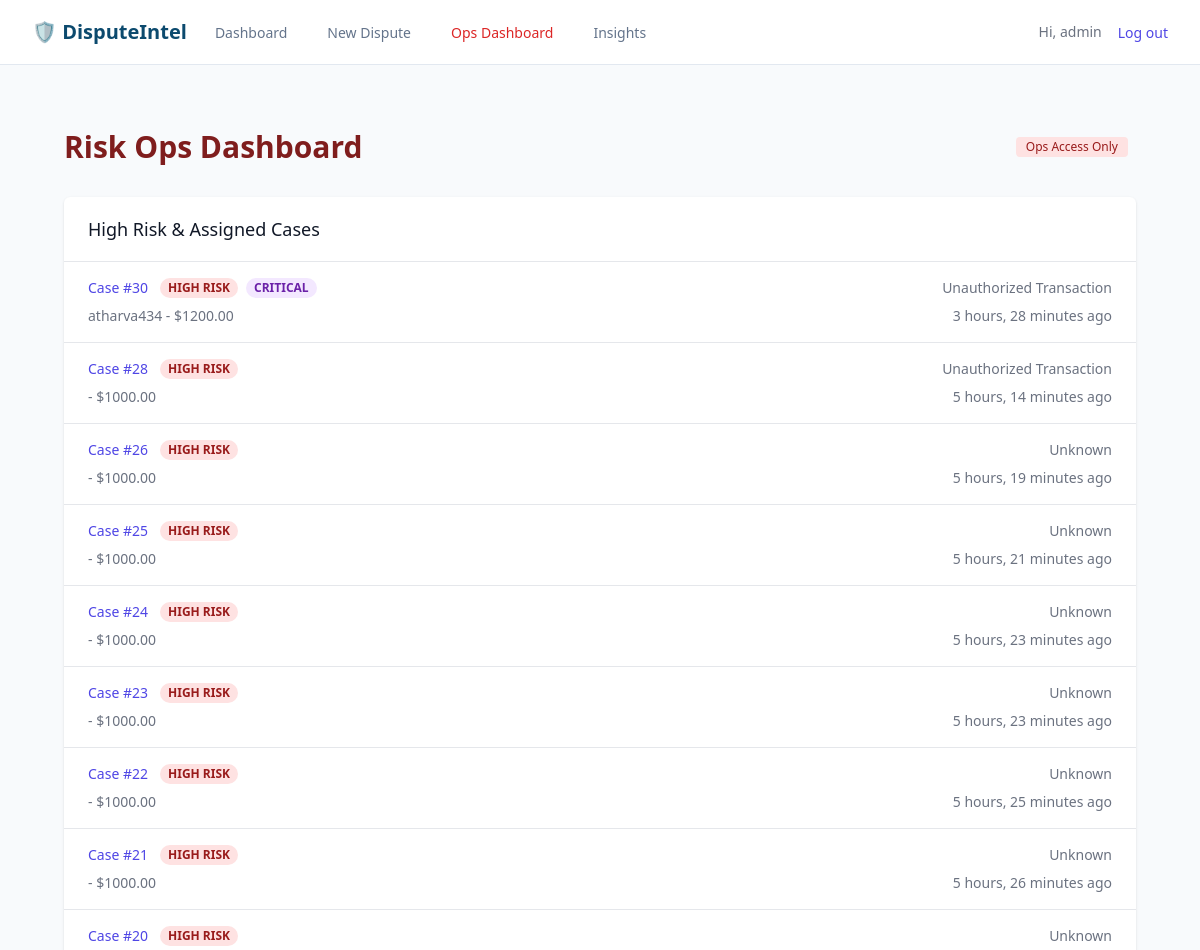
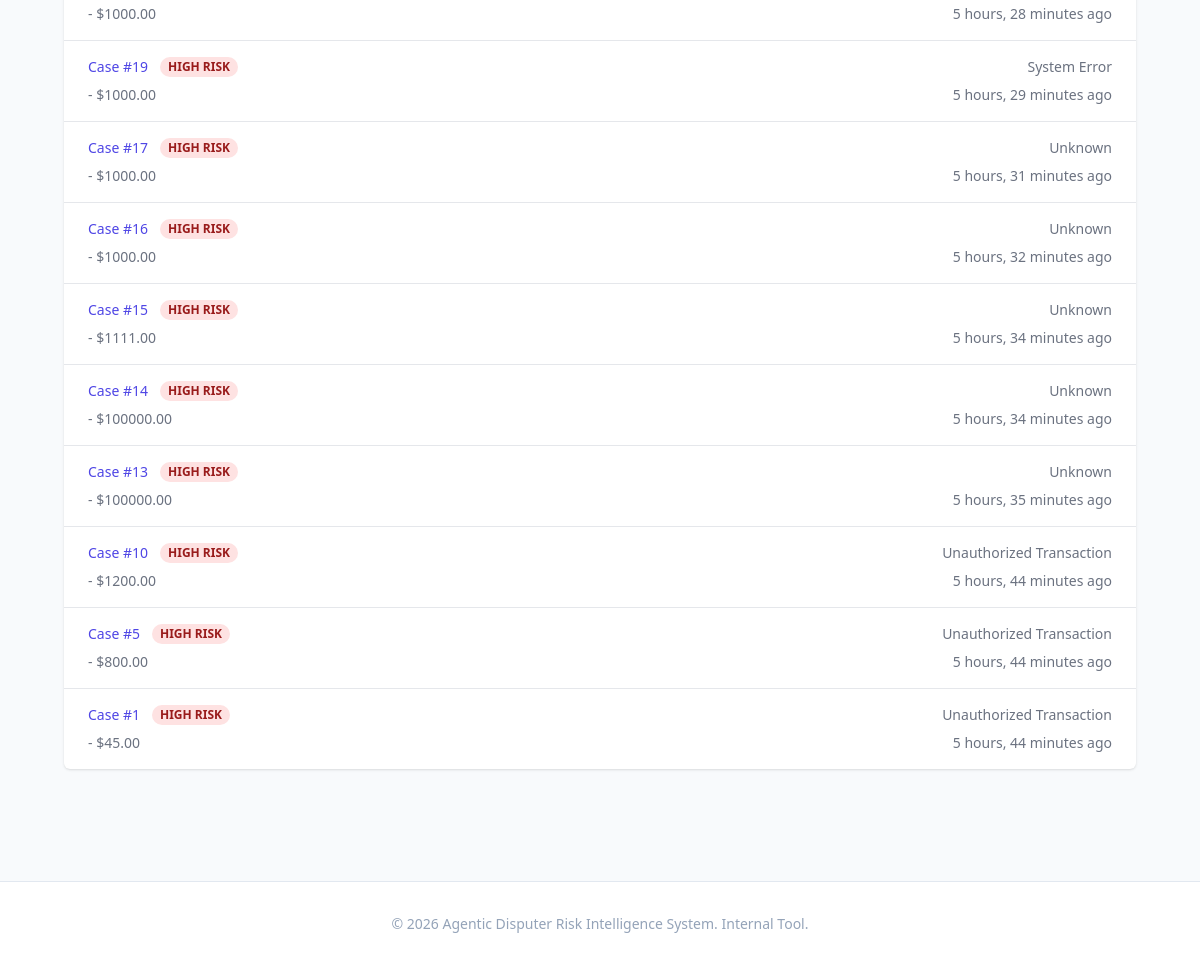
The page /ops/ (signed in) on the database its author committed (2 pictures, top to bottom).
### disputes/models.py (models this page shows, shortened)
class DisputeCase(models.Model):
    STATUS_CHOICES = [
        ('NEW', 'New'),
        ('ANALYZED', 'Analyzed'),
        ('RESOLVED', 'Resolved'),
        ('CLOSED', 'Closed'),
    ]
    PRIORITY_CHOICES = [
        ('LOW', 'Low'),
        ('MEDIUM', 'Medium'),
        ('HIGH', 'High'),
        ('CRITICAL', 'Critical'),
    ]
    description = models.TextField(help_text="The dispute description text")
    amount = models.DecimalField(max_digits=10, decimal_places=2, help_text="Transaction amount")
    merchant_category = models.CharField(max_length=100, help_text="e.g., Software, Retail, Travel")
    status = models.CharField(max_length=20, choices=STATUS_CHOICES, default='NEW')
    priority = models.CharField(max_length=20, choices=PRIORITY_CHOICES, default='MEDIUM')
    customer = models.ForeignKey(User, on_delete=models.CASCADE, related_name='disputes', null=True, blank=True)
    assigned_ops = models.ForeignKey(User, on_delete=models.SET_NULL, related_name='assigned_cases', null=True, blank=True)
    created_at = models.DateTimeField(auto_now_add=True)

class RiskAnalysis(models.Model):
    case = models.OneToOneField(DisputeCase, on_delete=models.CASCADE, related_name='analysis')
    risk_score = models.CharField(max_length=20, help_text="Low, Medium, High")
    classification = models.CharField(max_length=100, help_text="Dispute reason classification")
    fraud_signals = models.JSONField(default=list, help_text="List of detected fraud indicators")
    reasoning_steps = models.JSONField(default=list, help_text="Step-by-step reasoning logic")
    recommended_action = models.CharField(max_length=255, help_text="Suggested next step")
    financial_exposure = models.CharField(max_length=50, blank=True, null=True)
    created_at = models.DateTimeField(auto_now_add=True)

### disputes/views.py (the view)
# urls.py: path('ops/', views.ops_dashboard, name='ops_dashboard'),
@user_passes_test(is_ops_user)
def ops_dashboard(request):
    base_qs = DisputeCase.objects.filter(
        Q(analysis__risk_score='High') |
        Q(assigned_ops=request.user) |
        Q(priority='CRITICAL')
    ).distinct()
    cases = base_qs.annotate(
        priority_val=Case(
            When(priority='CRITICAL', then=Value(4)),
            When(priority='HIGH', then=Value(3)),
            When(priority='MEDIUM', then=Value(2)),
            When(priority='LOW', then=Value(1)),
            default=Value(0),
            output_field=IntegerField(),
        )
    ).order_by('-priority_val', '-created_at')
    return render(request, 'disputes/ops_dashboard.html', {'cases': cases})

### disputes/views.py (called while the page is built)
def is_ops_user(user):
    return user.is_staff or user.groups.filter(name='Risk Ops').exists()

### templates/disputes/ops_dashboard.html
{% extends 'base.html' %}
{% block content %}
<div class="max-w-7xl mx-auto px-4 sm:px-6 lg:px-8 py-10">
    <div class="flex justify-between items-center mb-8">
        <h1 class="text-3xl font-bold text-red-900">Risk Ops Dashboard</h1>
        <span class="bg-red-100 text-red-800 text-xs font-medium mr-2 px-2.5 py-0.5 rounded">Ops Access Only</span>
    </div>
    <div class="bg-white shadow overflow-hidden sm:rounded-md">
        <div class="px-4 py-5 sm:px-6 border-b border-gray-200">
            <h3 class="text-lg leading-6 font-medium text-gray-900">
                High Risk & Assigned Cases
            </h3>
        </div>
        <ul role="list" class="divide-y divide-gray-200">
            {% for case in cases %}
            <li>
                <a href="{% url 'dispute_result' case.id %}" class="block hover:bg-gray-50">
                    <div class="px-4 py-4 sm:px-6">
                        <div class="flex items-center justify-between">
                            <div class="flex items-center">
                                <p class="text-sm font-medium text-indigo-600 truncate mr-3">
                                    Case #{{ case.id }}
                                </p>
                                {% if case.analysis.risk_score == 'High' %}
                                <span
                                    class="px-2 inline-flex text-xs leading-5 font-semibold rounded-full bg-red-100 text-red-800">
                                    HIGH RISK
                                </span>
                                {% endif %}
                                {% if case.priority == 'CRITICAL' %}
                                <span
                                    class="ml-2 px-2 inline-flex text-xs leading-5 font-semibold rounded-full bg-purple-100 text-purple-800">
                                    CRITICAL
                                </span>
                                {% endif %}
                            </div>
                            <div class="ml-2 flex-shrink-0 flex">
                                <p class="text-sm text-gray-500">
                                    {{ case.analysis.classification }}
                                </p>
                            </div>
                        </div>
                        <div class="mt-2 sm:flex sm:justify-between">
                            <div class="sm:flex">
                                <p class="flex items-center text-sm text-gray-500">
                                    {{ case.customer.username }} - ${{ case.amount }}
                                </p>
                            </div>
                            <div class="mt-2 flex items-center text-sm text-gray-500 sm:mt-0">
                                <p>
                                    {{ case.created_at|timesince }} ago
                                </p>
                            </div>
                        </div>
                    </div>
                </a>
            </li>
            {% empty %}
            <li class="px-4 py-8 text-center text-gray-500">
                No high priority cases assigned.
            </li>
            {% endfor %}
        </ul>
    </div>
</div>
{% endblock %}

### templates/base.html (shortened to what this page needs)
<!DOCTYPE html>
<html lang="en">
<head>
    <script src="https://cdn.tailwindcss.com"></script>
</head>
<body class="bg-slate-50 text-slate-900 font-sans antialiased">
    <nav class="bg-white border-b border-slate-200 sticky top-0 z-50">
        <div class="max-w-7xl mx-auto px-4 sm:px-6 lg:px-8">
            <div class="flex justify-between h-16">
                <div class="flex">
                    <div class="flex-shrink-0 flex items-center">
                        <a href="{% url 'landing' %}" class="text-xl font-bold text-fintech-900">🛡️ DisputeIntel</a>
                    </div>
                    <div class="hidden sm:ml-6 sm:flex sm:space-x-8">
                        {% if user.is_authenticated %}
                        <a href="{% url 'customer_dashboard' %}"
                            class="border-transparent text-slate-500 hover:border-fintech-500 hover:text-fintech-900 inline-flex items-center px-1 pt-1 border-b-2 text-sm font-medium">
                            Dashboard
                        </a>
                        <a href="{% url 'analyze_dispute' %}"
                            class="border-transparent text-slate-500 hover:border-fintech-500 hover:text-fintech-900 inline-flex items-center px-1 pt-1 border-b-2 text-sm font-medium">
                            New Dispute
                        </a>
                        {% if user.is_staff %}
                        <a href="{% url 'ops_dashboard' %}"
                            class="border-transparent text-red-600 hover:border-red-500 hover:text-red-900 inline-flex items-center px-1 pt-1 border-b-2 text-sm font-medium">
                            Ops Dashboard
                        </a>
                        <a href="{% url 'insights_dashboard' %}"
                            class="border-transparent text-slate-500 hover:border-fintech-500 hover:text-fintech-900 inline-flex items-center px-1 pt-1 border-b-2 text-sm font-medium">
                            Insights
                        </a>
                        {% endif %}
                        {% endif %}
                    </div>
                </div>
                <div class="flex items-center">
                    {% if user.is_authenticated %}
                    <span class="text-sm text-gray-500 mr-4">Hi, {{ user.username }}</span>
                    <form action="{% url 'logout' %}" method="post">
                        <button type="submit" class="text-sm font-medium text-indigo-600 hover:text-indigo-500">Log
                            out</button>
                    </form>
                    {% else %}
                    <a href="{% url 'login' %}"
                        class="text-sm font-medium text-indigo-600 hover:text-indigo-500 mr-4">Log in</a>
                    <a href="{% url 'register' %}"
                        class="rounded-md bg-indigo-600 px-3 py-2 text-sm font-semibold text-white shadow-sm hover:bg-indigo-500">Sign
                        up</a>
                    {% endif %}
                </div>
            </div>
        </div>
    </nav>
    <main class="max-w-7xl mx-auto py-6 sm:px-6 lg:px-8">
        {% block content %}{% endblock %}
    </main>
    <footer class="bg-white border-t border-slate-200 mt-12 py-8">
        <div class="max-w-7xl mx-auto px-4 text-center text-slate-400 text-sm">
            &copy; 2026 Agentic Disputer Risk Intelligence System. Internal Tool.
        </div>
    </footer>
</body>
</html>

### rows shown on the page
DisputeCase: id "30", shows "HIGH RISK", priority "CRITICAL", analysis.classification "Unauthorized Transaction", customer.username "atharva434", amount "1200.00", created_at "3 hours, 28 minutes"
DisputeCase: id "28", shows "HIGH RISK", analysis.classification "Unauthorized Transaction", amount "1000.00", created_at "5 hours, 14 minutes"
DisputeCase: id "26", shows "HIGH RISK", analysis.classification "Unknown", amount "1000.00", created_at "5 hours, 19 minutes"
DisputeCase: id "25", shows "HIGH RISK", analysis.classification "Unknown", amount "1000.00", created_at "5 hours, 21 minutes"
DisputeCase: id "24", shows "HIGH RISK", analysis.classification "Unknown", amount "1000.00", created_at "5 hours, 23 minutes"
DisputeCase: id "23", shows "HIGH RISK", analysis.classification "Unknown", amount "1000.00", created_at "5 hours, 23 minutes"
DisputeCase: id "22", shows "HIGH RISK", analysis.classification "Unknown", amount "1000.00", created_at "5 hours, 25 minutes"
DisputeCase: id "21", shows "HIGH RISK", analysis.classification "Unknown", amount "1000.00", created_at "5 hours, 26 minutes"
DisputeCase: id "20", shows "HIGH RISK", analysis.classification "Unknown", amount "1000.00", created_at "5 hours, 28 minutes"
DisputeCase: id "19", shows "HIGH RISK", analysis.classification "System Error", amount "1000.00", created_at "5 hours, 29 minutes"
DisputeCase: id "17", shows "HIGH RISK", analysis.classification "Unknown", amount "1000.00", created_at "5 hours, 31 minutes"
DisputeCase: id "16", shows "HIGH RISK", analysis.classification "Unknown", amount "1000.00", created_at "5 hours, 32 minutes"
DisputeCase: id "15", shows "HIGH RISK", analysis.classification "Unknown", amount "1111.00", created_at "5 hours, 34 minutes"
DisputeCase: id "14", shows "HIGH RISK", analysis.classification "Unknown", amount "100000.00", created_at "5 hours, 34 minutes"
DisputeCase: id "13", shows "HIGH RISK", analysis.classification "Unknown", amount "100000.00", created_at "5 hours, 35 minutes"
DisputeCase: id "10", shows "HIGH RISK", analysis.classification "Unauthorized Transaction", amount "1200.00", created_at "5 hours, 44 minutes"
DisputeCase: id "5", shows "HIGH RISK", analysis.classification "Unauthorized Transaction", amount "800.00", created_at "5 hours, 44 minutes"
DisputeCase: id "1", shows "HIGH RISK", analysis.classification "Unauthorized Transaction", amount "45.00", created_at "5 hours, 44 minutes"

### other values the page prints
{{ user.username }} "admin"
